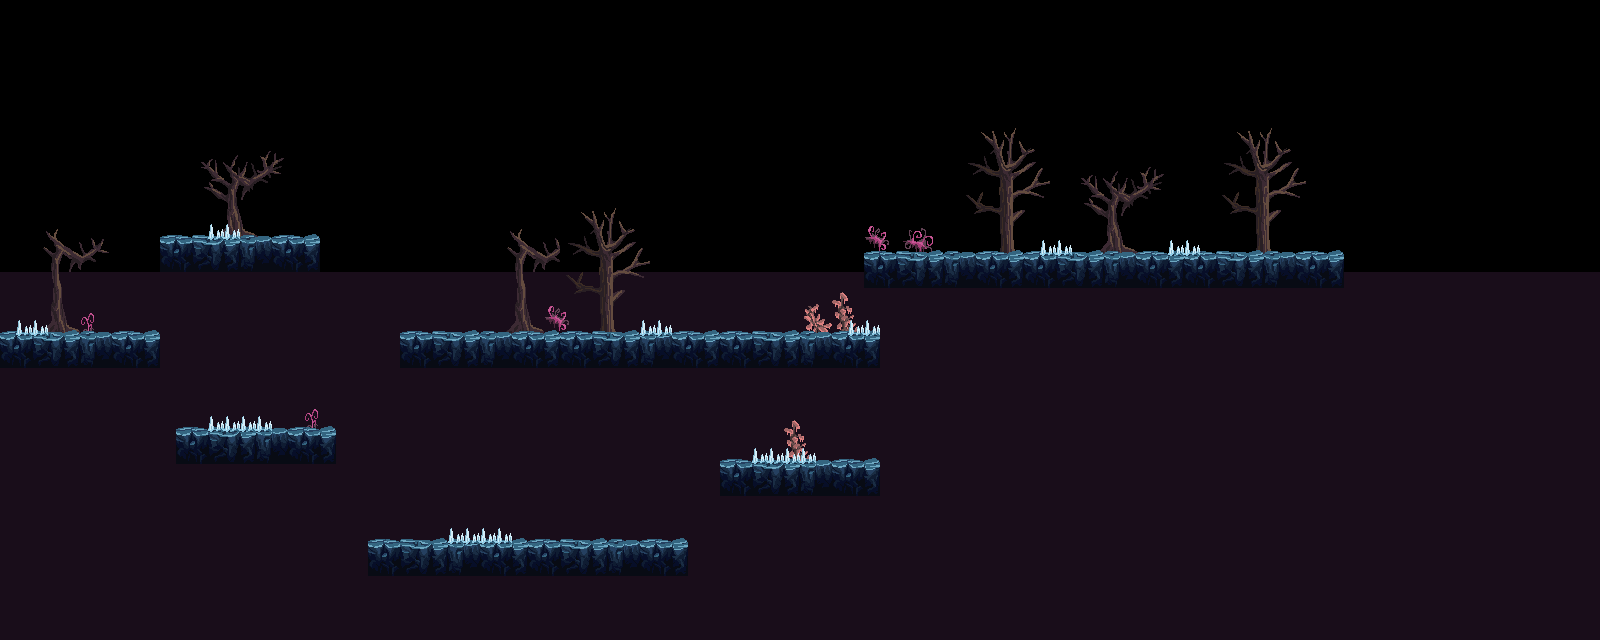

A 2D game scene composited from a Tiled map and its tileset images. What follows is a short description and the map's XML, with each tile layer's data collapsed to a summary:
An orthogonal 100x40 tile map with 16x16 px tiles, 5 tile layers (distance, plataforms_colliders, env, platforms, ...), 5 tilesets and 30 objects (3x Birdman, startZone, endZone, Snaky).

<map version="1.8" tiledversion="1.8.4" orientation="orthogonal" renderorder="right-down" width="100" height="40" tilewidth="16" tileheight="16" infinite="0" nextlayerid="10" nextobjectid="47">
 <editorsettings>
  <export target="maps/crystal_cave.json" format="json" />
 </editorsettings>
 <tileset firstgid="1" name="main_lev_build_1" tilewidth="16" tileheight="16" tilecount="4096" columns="64">
  <image source="main_lev_build_1.png" trans="ff0000" width="1024" height="1024" />
  <tile id="1674">
   <properties>
    <property name="collides" type="bool" value="true" />
   </properties>
  </tile>
  <tile id="1675">
   <properties>
    <property name="collides" type="bool" value="true" />
   </properties>
  </tile>
  <tile id="1738">
   <properties>
    <property name="collides" type="bool" value="true" />
   </properties>
  </tile>
  <tile id="1739">
   <properties>
    <property name="collides" type="bool" value="true" />
   </properties>
  </tile>
  <tile id="3536">
   <properties>
    <property name="damage" type="int" value="10" />
   </properties>
  </tile>
  <tile id="3537">
   <properties>
    <property name="damage" type="int" value="10" />
   </properties>
  </tile>
 </tileset>
 <tileset firstgid="4097" name="main_lev_build_2" tilewidth="16" tileheight="16" tilecount="4096" columns="64">
  <image source="main_lev_build_2.png" trans="ff0000" width="1024" height="1024" />
 </tileset>
 <tileset firstgid="8193" name="diamond" tilewidth="16" tileheight="14" tilecount="1" columns="0">
  <grid orientation="orthogonal" width="1" height="1" />
  <tile id="0">
   <image width="16" height="14" source="collectables/diamond.png" />
  </tile>
 </tileset>
 <tileset firstgid="8194" name="bg_spikes_dark" tilewidth="480" tileheight="270" tilecount="1" columns="0">
  <grid orientation="orthogonal" width="1" height="1" />
  <tile id="0">
   <image width="480" height="270" source="bg_spikes_dark.png" />
  </tile>
 </tileset>
 <tileset firstgid="8195" name="bg_spikes_tileset" tilewidth="16" tileheight="16" tilecount="4" columns="2">
  <image source="bg_spikes_tileset.png" trans="ff0000" width="32" height="32" />
 </tileset>
 <objectgroup id="8" name="distance_bg" offsetx="0" offsety="32">
  <object id="46" gid="8194" x="0" y="240" width="480" height="270" />
 </objectgroup>
 <layer id="9" name="distance" width="100" height="40">
  <data>[4000 cells, 2296 non-empty, 4 distinct tile ids]</data>
 </layer>
 <layer id="3" name="plataforms_colliders" width="100" height="40">
  <data>[4000 cells, 240 non-empty, 4 distinct tile ids]</data>
 </layer>
 <layer id="2" name="env" width="100" height="40">
  <data>[4000 cells, 330 non-empty, 151 distinct tile ids]</data>
 </layer>
 <layer id="1" name="platforms" width="100" height="40">
  <data>[4000 cells, 360 non-empty, 21 distinct tile ids]</data>
 </layer>
 <objectgroup id="4" name="players_zones">
  <object id="1" name="startZone" x="96" y="336">
   <point />
  </object>
  <object id="2" name="endZone" x="1264" y="256">
   <point />
  </object>
 </objectgroup>
 <objectgroup id="5" name="enemy_spawn">
  <object id="6" name="Spawn" type="Birdman" x="288" y="240">
   <point />
  </object>
  <object id="7" name="Spawn" type="Birdman" x="528" y="544">
   <point />
  </object>
  <object id="8" name="Spawn" type="Birdman" x="768" y="336">
   <point />
  </object>
  <object id="9" name="Spawn" type="Snaky" x="512" y="336">
   <point />
  </object>
 </objectgroup>
 <objectgroup id="6" name="collectables">
  <properties>
   <property name="score" type="int" value="1" />
   <property name="type" value="diamond" />
  </properties>
  <object id="23" gid="8193" x="624" y="512" width="16" height="14" />
  <object id="24" gid="8193" x="640" y="512" width="16" height="14">
   <properties>
    <property name="score" type="int" value="10" />
   </properties>
  </object>
  <object id="25" gid="8193" x="656" y="512" width="16" height="14" />
  <object id="26" gid="8193" x="832" y="416" width="16" height="14" />
  <object id="27" gid="8193" x="848" y="416" width="16" height="14" />
  <object id="28" gid="8193" x="864" y="416" width="16" height="14" />
  <object id="29" gid="8193" x="832" y="432" width="16" height="14" />
  <object id="30" gid="8193" x="848" y="432" width="16" height="14" />
  <object id="31" gid="8193" x="864" y="432" width="16" height="14">
   <properties>
    <property name="score" type="int" value="10" />
   </properties>
  </object>
  <object id="32" gid="8193" x="640" y="304" width="16" height="14" />
  <object id="33" gid="8193" x="656" y="304" width="16" height="14" />
  <object id="34" gid="8193" x="640" y="288" width="16" height="14" />
  <object id="35" gid="8193" x="656" y="288" width="16" height="14" />
  <object id="36" gid="8193" x="288" y="400" width="16" height="14" />
  <object id="37" gid="8193" x="304" y="400" width="16" height="14" />
  <object id="38" gid="8193" x="288" y="416" width="16" height="14" />
  <object id="39" gid="8193" x="304" y="416" width="16" height="14" />
  <object id="40" gid="8193" x="304" y="208" width="16" height="14" />
  <object id="41" gid="8193" x="144" y="320" width="16" height="14" />
  <object id="42" gid="8193" x="16" y="288" width="16" height="14" />
  <object id="43" gid="8193" x="32" y="288" width="16" height="14" />
  <object id="44" gid="8193" x="16" y="304" width="16" height="14" />
  <object id="45" gid="8193" x="32" y="304" width="16" height="14" />
 </objectgroup>
 <layer id="7" name="traps" width="100" height="40">
  <data>[4000 cells, 24 non-empty, 2 distinct tile ids]</data>
 </layer>
</map>
